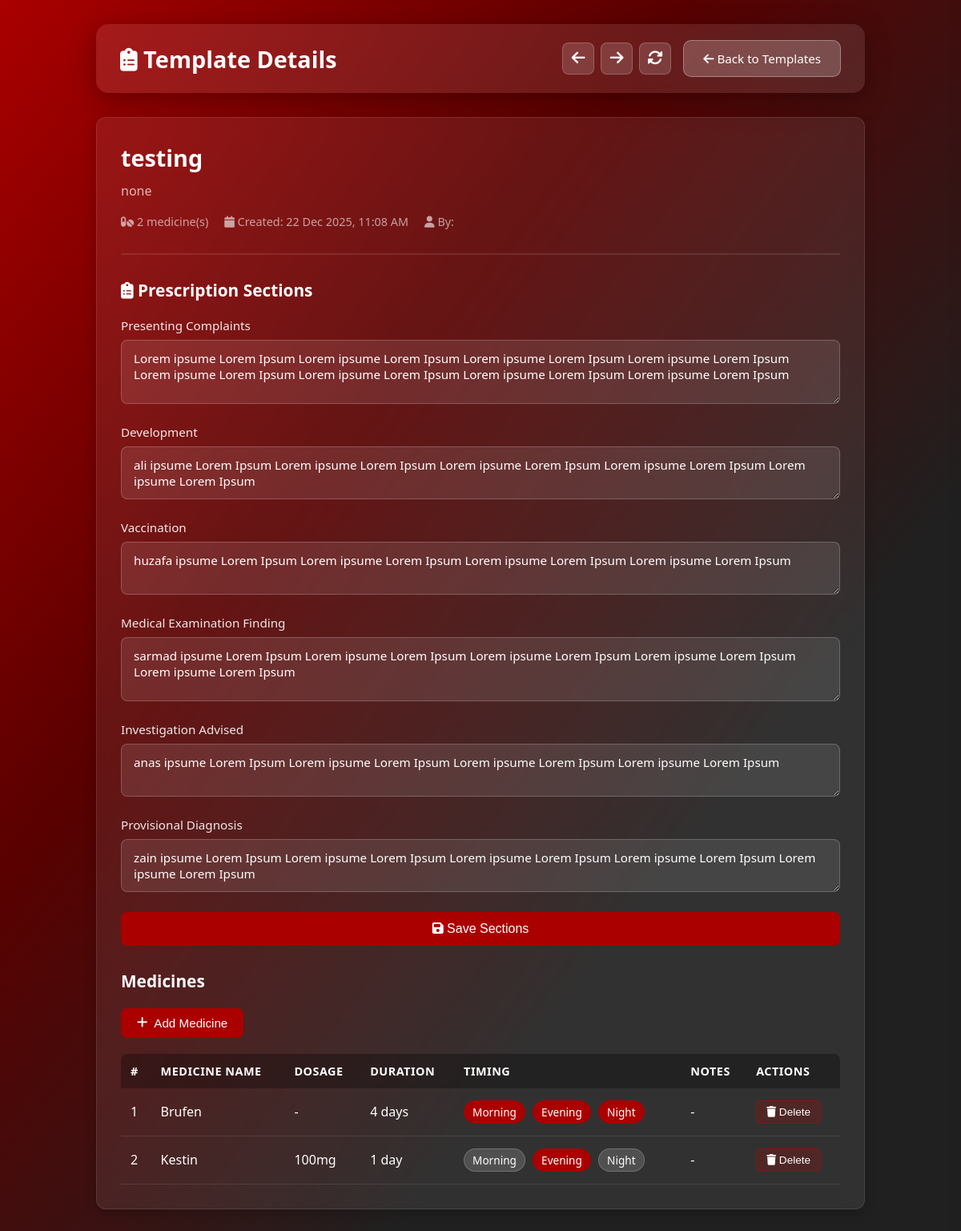
The page /doctor/templates/07395f2e-84b0-4d4b-8020-422581254b70/ on the database its author committed.
### doctor/models.py (models this page shows, shortened)
class PrescriptionTemplate(models.Model):
    id = models.UUIDField(primary_key=True, default=uuid.uuid4, editable=False)
    name = models.CharField(max_length=255, help_text='Template name (e.g., Headache, Stomach Pain)')
    description = models.TextField(blank=True, null=True, help_text='Brief description of when to use this template')
    presenting_complaints = models.TextField(blank=True, null=True, help_text='Presenting complaints section')
    development = models.TextField(blank=True, null=True, help_text='Development section')
    vaccination = models.TextField(blank=True, null=True, help_text='Vaccination section')
    medical_examination = models.TextField(blank=True, null=True, help_text='Medical examination findings section')
    investigation_advised = models.TextField(blank=True, null=True, help_text='Investigation advised section')
    provisional_diagnosis = models.TextField(blank=True, null=True, help_text='Provisional diagnosis section')
    created_by = models.CharField(max_length=255, null=True, blank=True)
    created_at = models.DateTimeField(auto_now_add=True)
    updated_at = models.DateTimeField(auto_now=True)
    class Meta:
        ordering = ['name']

class PrescriptionTemplateMedicine(models.Model):
    id = models.UUIDField(primary_key=True, default=uuid.uuid4, editable=False)
    template = models.ForeignKey(PrescriptionTemplate, on_delete=models.CASCADE, related_name='medicines')
    medicine = models.ForeignKey(Product, on_delete=models.CASCADE)
    days = models.IntegerField(default=1, help_text='Number of days')
    morning = models.BooleanField(default=False, help_text='Take in morning')
    evening = models.BooleanField(default=False, help_text='Take in evening')
    night = models.BooleanField(default=False, help_text='Take at night')
    notes = models.TextField(blank=True, null=True, help_text='Additional instructions')
    order = models.IntegerField(default=0, help_text='Display order')
    class Meta:
        ordering = ['order', 'id']

### inventory/models.py (models this page shows, shortened)
class Product(models.Model):
    MEDICINE_FORM_CHOICES = [
        ('tablet', 'Tablet'),
        ('capsule', 'Capsule'),
        ('syrup', 'Syrup'),
        ('injection', 'Injection'),
        ('drops', 'Drops'),
        ('ointment', 'Ointment/Cream'),
        ('inhaler', 'Inhaler'),
        ('suppository', 'Suppository'),
        ('other', 'Other'),
    ]
    id = models.UUIDField(primary_key=True, default=uuid.uuid4, editable=False)
    name = models.CharField(max_length=255)
    category = models.ForeignKey(ProductCategory, on_delete=models.SET_NULL, null=True, blank=True)
    distributor = models.CharField(max_length=255, blank=True, null=True, help_text='Medicine distributor/supplier name')
    medicine_form = models.CharField(max_length=20, choices=MEDICINE_FORM_CHOICES, default='tablet', help_text='Form of medicine (tablet, syrup, injection, etc.)')
    products_in_box = models.PositiveIntegerField(default=1, help_text='How many product-units in this entry (usually 1 box)')
    items_per_product = models.PositiveIntegerField(default=1, help_text='How many items (eg packs) are inside one product unit (box)')
    subitems_per_item = models.PositiveIntegerField(default=1, help_text='How many sub-items (eg tablets) in each item')
    weight_or_quantity = models.CharField(max_length=100, blank=True, null=True, help_text='Optional textual description of weight/volume/quantity')
    purchase_price = models.DecimalField(max_digits=18, decimal_places=6, default=Decimal('0.0'), help_text='Purchase price for the product unit (usually a box)')
    purchase_price_per_item = models.DecimalField(max_digits=18, decimal_places=6, editable=False, default=Decimal('0.0'))
    purchase_price_per_subitem = models.DecimalField(max_digits=18, decimal_places=6, editable=False, default=Decimal('0.0'))
    sale_price = models.DecimalField(max_digits=18, decimal_places=6, null=True, blank=True, help_text='Sale price for product unit')
    sale_price_per_item = models.DecimalField(max_digits=18, decimal_places=6, null=True, blank=True, editable=False)
    sale_price_per_subitem = models.DecimalField(max_digits=18, decimal_places=6, null=True, blank=True, editable=False)
    purchase_margin_percent = models.DecimalField(max_digits=6, decimal_places=2, default=Decimal('0.00'), help_text='Expected margin percent to compute sale prices if sale prices not given')
    discount_percent = models.DecimalField(max_digits=6, decimal_places=2, default=Decimal('0.00'), help_text='Discount percent to apply at sale time (informational)')
    distributor_discount_percent = models.DecimalField(max_digits=6, decimal_places=2, default=Decimal('0.00'), help_text='Discount percentage provided by distributor on purchase')
    distributor_discount_pkr = models.DecimalField(max_digits=18, decimal_places=2, default=Decimal('0.00'), help_text='Discount amount in PKR provided by distributor')
    net_purchase_price = models.DecimalField(max_digits=18, decimal_places=6, default=Decimal('0.00'), help_text='Purchase price after distributor discount')
    rack_no = models.CharField(max_length=100, blank=True, null=True)
    expiry_date = models.DateField(null=True, blank=True)
    inventory_receipt_date = models.DateField(default=timezone.now)
    batch_no = models.CharField(max_length=200, blank=True, null=True)
    total_boxes = models.DecimalField(max_digits=18, decimal_places=6, default=Decimal('0.0'))
    total_items = models.DecimalField(max_digits=18, decimal_places=6, default=Decimal('0.0'))
    total_subitems = models.DecimalField(max_digits=18, decimal_places=6, default=Decimal('0.0'))
    created_at = models.DateTimeField(auto_now_add=True)
    updated_at = models.DateTimeField(auto_now=True)
    class Meta:
        ordering = ('name',)

### doctor/views.py (the view)
# urls.py: path('templates/<uuid:template_id>/', views.template_detail, name='template_detail'),
def template_detail(request, template_id):
    template = get_object_or_404(PrescriptionTemplate, id=template_id)
    medicines = PrescriptionTemplateMedicine.objects.filter(template=template).order_by('order')
    all_medicines = Product.objects.all().order_by('name')
    context = {
        'template': template,
        'medicines': medicines,
        'all_medicines': all_medicines
    }
    return render(request, 'doctortemp/template_detail.html', context)

### templates/doctortemp/template_detail.html (shortened to what this page needs)
{% extends "base.html" %}
{% load static %}
{% block content %}
<div class="panel">
    <div class="panel-header">
        <h2><i class="fas fa-clipboard-list"></i> Template Details</h2>
        <div class="header-actions">
            <div class="nav-controls">
                <div class="nav-btn" onclick="history.back()" title="Back"><i class="fas fa-arrow-left"></i></div>
                <div class="nav-btn" onclick="history.forward()" title="Forward"><i class="fas fa-arrow-right"></i></div>
                <div class="nav-btn" onclick="location.reload()" title="Refresh"><i class="fas fa-sync-alt"></i></div>
            </div>
            <a href="{% url 'template_list' %}" class="btn"><i class="fas fa-arrow-left"></i> Back to Templates</a>
        </div>
    </div>
    <div class="card" data-template-id="{{ template.id }}">
        <div class="template-info">
            <h3 class="template-name">{{ template.name }}</h3>
            <p class="template-description">{{ template.description|default:"No description provided." }}</p>
            <div class="template-meta">
                <span><i class="fas fa-pills"></i> {{ medicines.count }} medicine(s)</span>
                <span><i class="fas fa-calendar"></i> Created: {{ template.created_at|date:"d M Y, h:i A" }}</span>
                {% if template.created_by %}
                <span><i class="fas fa-user"></i> By: {{ template.created_by.username }}</span>
                {% endif %}
            </div>
        </div>
        <h4 class="section-title"><i class="fas fa-clipboard-list"></i> Prescription Sections</h4>
        <div class="prescription-sections" style="margin-bottom: 30px;">
            <div class="form-group">
                <label class="form-label">Presenting Complaints</label>
                <textarea id="presentingComplaints" class="section-textarea" style="min-height: 80px;">{{ template.presenting_complaints }}</textarea>
            </div>
            <div class="form-group">
                <label class="form-label">Development</label>
                <textarea id="development" class="section-textarea" style="min-height: 60px;">{{ template.development }}</textarea>
            </div>
            <div class="form-group">
                <label class="form-label">Vaccination</label>
                <textarea id="vaccination" class="section-textarea" style="min-height: 60px;">{{ template.vaccination }}</textarea>
            </div>
            <div class="form-group">
                <label class="form-label">Medical Examination Finding</label>
                <textarea id="medicalExamination" class="section-textarea" style="min-height: 80px;">{{ template.medical_examination }}</textarea>
            </div>
            <div class="form-group">
                <label class="form-label">Investigation Advised</label>
                <textarea id="investigationAdvised" class="section-textarea" style="min-height: 60px;">{{ template.investigation_advised }}</textarea>
            </div>
            <div class="form-group">
                <label class="form-label">Provisional Diagnosis</label>
                <textarea id="provisionalDiagnosis" class="section-textarea" style="min-height: 60px;">{{ template.provisional_diagnosis }}</textarea>
            </div>
            <button class="btn-submit" onclick="updateTemplateSections()"><i class="fas fa-save"></i> Save Sections</button>
        </div>
        <h4 class="section-title">Medicines</h4>
        <button class="btn-add" onclick="openAddMedicineModal()">
            <i class="fas fa-plus"></i> Add Medicine
        </button>
        {% if medicines %}
        <table class="medicine-table">
            <thead>
                <tr>
                    <th>#</th>
                    <th>Medicine Name</th>
                    <th>Dosage</th>
                    <th>Duration</th>
                    <th>Timing</th>
                    <th>Notes</th>
                    <th>Actions</th>
                </tr>
            </thead>
            <tbody>
                {% for med in medicines %}
                <tr>
                    <td>{{ forloop.counter }}</td>
                    <td class="medicine-name">{{ med.medicine.name }}</td>
                    <td>{{ med.medicine.weight_or_quantity|default:"-" }}</td>
                    <td>{{ med.days }} day{{ med.days|pluralize }}</td>
                    <td>
                        <span class="timing-badge {% if med.morning %}active{% endif %}">Morning</span>
                        <span class="timing-badge {% if med.evening %}active{% endif %}">Evening</span>
                        <span class="timing-badge {% if med.night %}active{% endif %}">Night</span>
                    </td>
                    <td>{{ med.notes|default:"-" }}</td>
                    <td>
                        <button class="btn-delete" onclick="deleteMedicine('{{ med.id }}')"><i class="fas fa-trash"></i> Delete</button>
                    </td>
                </tr>
                {% endfor %}
            </tbody>
        </table>
        {% else %}
        <div class="empty-state">
            <p>No medicines added to this template yet.</p>
        </div>
        {% endif %}
    </div>
</div>
{% endblock content %}

### templates/doctortemp/template_detail.html (style rules this page uses)
* { box-sizing: border-box; }
body { margin: 0; font-family: 'Segoe UI', Tahoma, Geneva, Verdana, sans-serif; background: linear-gradient(to top left, #202020 0%, #202020 30%, #5a0000 65%, #a00 100%); color: white; min-height: 100vh; overflow-x: hidden; }
.panel { width: 100%; max-width: 1000px; margin: 0 auto; padding: 30px 20px; }
.panel-header { display: flex; justify-content: space-between; align-items: center; padding: 20px 30px; background: rgba(255, 255, 255, 0.1); backdrop-filter: blur(10px); border-radius: 15px; margin-bottom: 30px; box-shadow: 0 8px 32px rgba(0, 0, 0, 0.3); }
.panel-header h2 { margin: 0; font-size: 1.8rem; font-weight: 700; }
.header-actions { display: flex; gap: 15px; align-items: center; }
.nav-controls { display: flex; gap: 8px; }
.nav-btn { background: rgba(255, 255, 255, 0.15); color: white; width: 40px; height: 40px; border-radius: 8px; display: flex; align-items: center; justify-content: center; cursor: pointer; transition: all 0.3s ease; border: 1px solid rgba(255, 255, 255, 0.2); font-size: 1.2rem; }
.card { background: rgba(255, 255, 255, 0.08); backdrop-filter: blur(10px); border-radius: 12px; padding: 30px; box-shadow: 0 4px 15px rgba(0, 0, 0, 0.2); border: 1px solid rgba(255, 255, 255, 0.1); margin-bottom: 20px; }
.template-info { margin-bottom: 30px; padding-bottom: 30px; border-bottom: 2px solid rgba(255, 255, 255, 0.1); }
.template-name { font-size: 1.8rem; font-weight: 700; margin: 0 0 10px 0; }
.template-description { color: rgba(255, 255, 255, 0.7); line-height: 1.6; font-size: 1rem; margin: 0 0 15px 0; }
.template-meta { display: flex; gap: 20px; color: rgba(255, 255, 255, 0.6); font-size: 0.9rem; }
.section-title { font-size: 1.3rem; font-weight: 600; margin: 0 0 20px 0; color: white; }
.medicine-table { width: 100%; border-collapse: separate; border-spacing: 0; }
.medicine-table thead th { background: rgba(0, 0, 0, 0.3); color: white; font-weight: 600; padding: 12px; text-align: left; font-size: 0.9rem; text-transform: uppercase; letter-spacing: 0.5px; }
.medicine-table thead th:first-child { border-radius: 8px 0 0 0; }
.medicine-table thead th:last-child { border-radius: 0 8px 0 0; }
.medicine-table tbody td { padding: 15px 12px; border-bottom: 1px solid rgba(255, 255, 255, 0.1); }
.medicine-name { font-weight: 500; font-size: 1rem; }
.timing-badge { display: inline-block; padding: 4px 10px; border-radius: 15px; font-size: 0.85rem; margin-right: 5px; background: rgba(255, 255, 255, 0.15); border: 1px solid rgba(255, 255, 255, 0.2); }
.timing-badge.active { background: #a00; border-color: #a00; }
.btn { background: rgba(255, 255, 255, 0.2); color: white; padding: 12px 24px; border-radius: 10px; text-decoration: none; font-size: 0.95rem; transition: all 0.3s ease; border: 1px solid rgba(255, 255, 255, 0.3); cursor: pointer; display: inline-block; }
.btn-add { background: #a00; color: white; padding: 10px 20px; border-radius: 8px; text-decoration: none; font-size: 0.95rem; transition: all 0.3s ease; border: none; cursor: pointer; display: inline-flex; align-items: center; gap: 8px; margin-bottom: 20px; }
.btn-delete { background: rgba(200, 0, 0, 0.2); color: white; padding: 6px 12px; border-radius: 6px; border: 1px solid rgba(200, 0, 0, 0.5); cursor: pointer; font-size: 0.85rem; transition: all 0.3s ease; }
.form-group { margin-bottom: 20px; }
.form-group label { display: block; margin-bottom: 8px; color: rgba(255, 255, 255, 0.9); font-weight: 500; }
.section-textarea { width: 100%; padding: 12px 15px; border-radius: 8px; border: 1px solid rgba(255, 255, 255, 0.2); background: rgba(255, 255, 255, 0.1); color: white; font-size: 0.95rem; transition: all 0.3s; font-family: inherit; resize: vertical; }
.form-label { display: block; margin-bottom: 8px; font-weight: 500; font-size: 0.95rem; color: rgba(255, 255, 255, 0.9); }
.btn-submit { background: #a00; color: white; padding: 12px 30px; border-radius: 8px; border: none; cursor: pointer; font-size: 1rem; transition: all 0.3s ease; width: 100%; }

### rows shown on the page
PrescriptionTemplate: name "testing", description "none", created_at "22 Dec 2025, 11:08 AM", presenting_complaints "Lorem ipsume Lorem Ipsum Lorem ipsume Lorem Ipsum Lorem ipsume Lorem Ipsum Lorem ipsume Lorem Ipsum Lorem ipsume Lorem Ipsum Lorem ipsume Lorem Ipsum Lorem ipsume Lorem Ipsum Lorem ipsume Lorem Ipsum", development "ali ipsume Lorem Ipsum Lorem ipsume Lorem Ipsum Lorem ipsume Lorem Ipsum Lorem ipsume Lorem Ipsum Lorem ipsume Lorem Ipsum", vaccination "huzafa ipsume Lorem Ipsum Lorem ipsume Lorem Ipsum Lorem ipsume Lorem Ipsum Lorem ipsume Lorem Ipsum", medical_examination "sarmad ipsume Lorem Ipsum Lorem ipsume Lorem Ipsum Lorem ipsume Lorem Ipsum Lorem ipsume Lorem Ipsum Lorem ipsume Lorem Ipsum", investigation_advised "anas ipsume Lorem Ipsum Lorem ipsume Lorem Ipsum Lorem ipsume Lorem Ipsum Lorem ipsume Lorem Ipsum", provisional_diagnosis "zain ipsume Lorem Ipsum Lorem ipsume Lorem Ipsum Lorem ipsume Lorem Ipsum Lorem ipsume Lorem Ipsum Lorem ipsume Lorem Ipsum"
PrescriptionTemplateMedicine: medicine.name "Brufen", medicine.weight_or_quantity "-", days "4", notes "-"
PrescriptionTemplateMedicine: medicine.name "Kestin", medicine.weight_or_quantity "100mg", days "1", notes "-"

### other values the page prints
{{ medicines.count }} "2"
